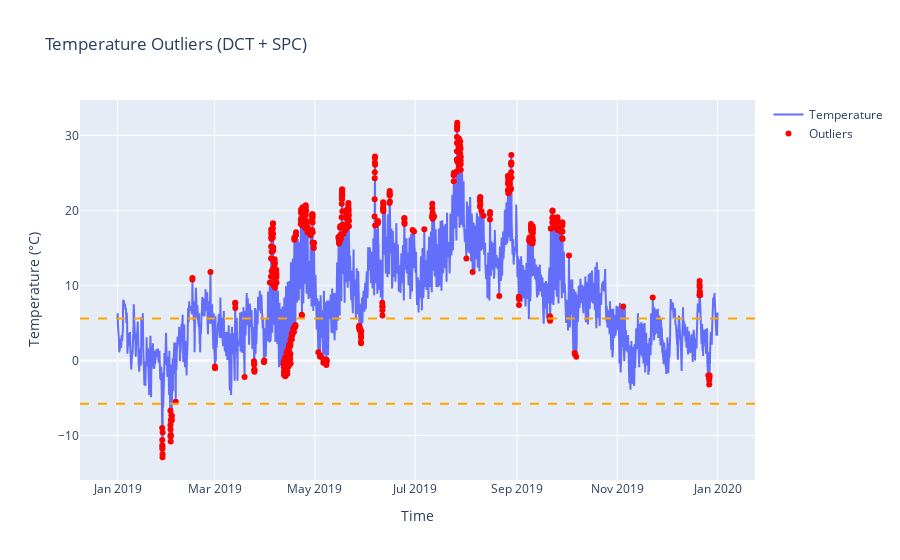

This figure's notebook cell:
### Code cell
fig_temp, outliers_temp = detect_temperature_outliers(df, freq_cutoff=30, n_std=3)
fig_temp.show()
print(f"Number of temperature outliers: {len(outliers_temp)}")
display(outliers_temp.head())

### Figure 1 — Plotly figure (JSON) as saved in the notebook; plotly's stock layout.template omitted (floating-point values rounded to 4 significant figures; data arrays with more than 128 entries replaced by an {"elided": "..."} marker saying what was removed)
{"data": [{"mode": "lines", "name": "Temperature", "type": "scatter", "x": {"elided": "8760 str values"}, "y": {"elided": "8760 float values"}}, {"marker": {"color": "red", "size": 6}, "mode": "markers", "name": "Outliers", "type": "scatter", "x": {"elided": "8760 str values"}, "y": {"elided": "8760 float values"}}], "layout": {"shapes": [{"line": {"color": "orange", "dash": "dash"}, "type": "line", "x0": 0, "x1": 1, "xref": "x domain", "y0": 5.586, "y1": 5.586, "yref": "y"}, {"line": {"color": "orange", "dash": "dash"}, "type": "line", "x0": 0, "x1": 1, "xref": "x domain", "y0": -5.779, "y1": -5.779, "yref": "y"}], "title": {"text": "Temperature Outliers (DCT + SPC)"}, "xaxis": {"title": {"text": "Time"}}, "yaxis": {"title": {"text": "Temperature (°C)"}}}}
